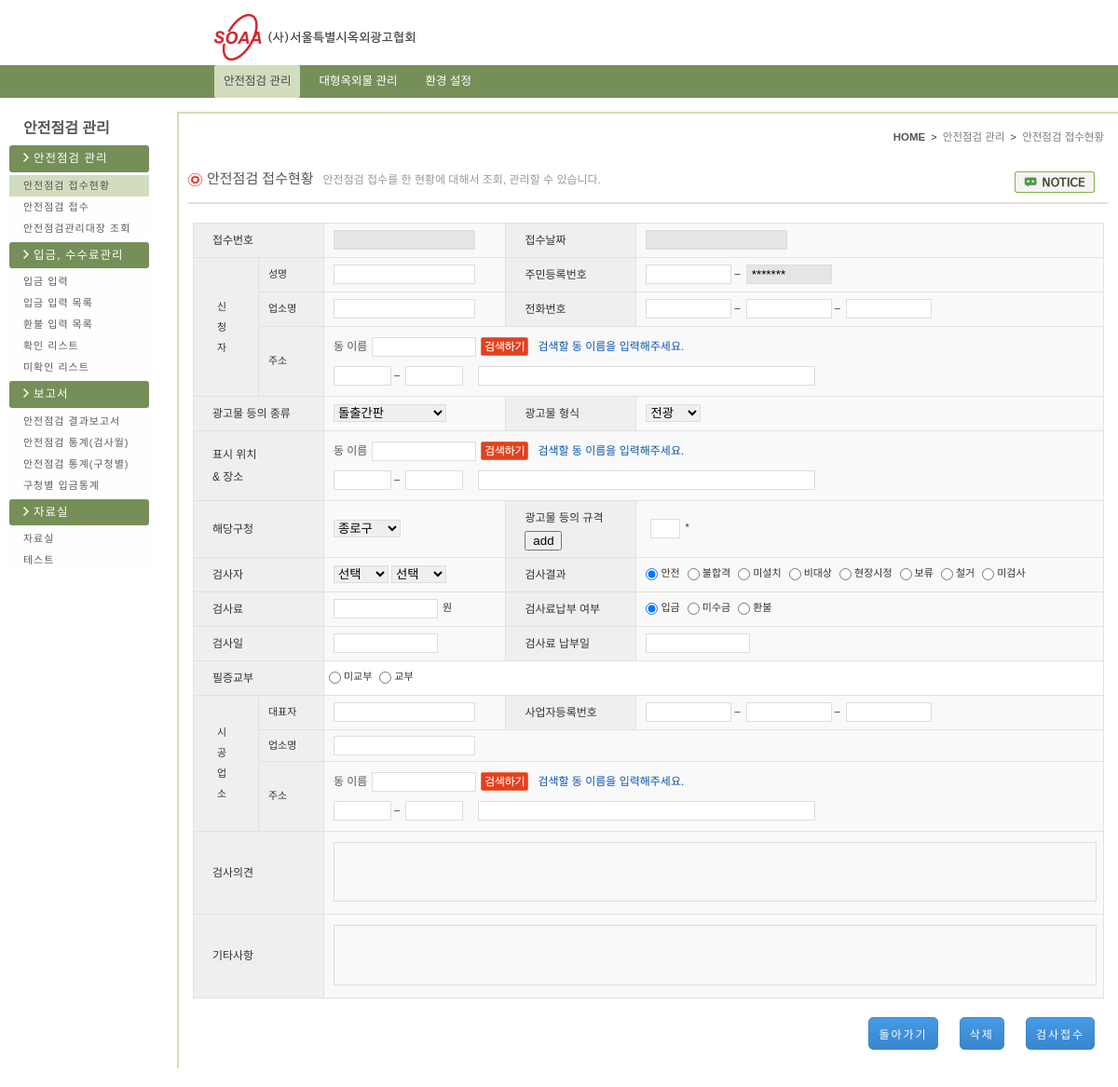
Page /safeChk_Mng/soaa_list.view_bk150521.php (signed in) on the committed database.
### tables this page shows
CREATE TABLE `menu` (
  `idx` varchar(1) NOT NULL default '',
  `idx_sub` varchar(4) NOT NULL default '',
  `menu_nm` varchar(20) default NULL,
  `url` varchar(100) default NULL,
  `use_gubun` char(1) default NULL,
  `insert_date` datetime default NULL,
  `update_date` datetime default NULL,
  `insert_id` varchar(10) default NULL,
  PRIMARY KEY  (`idx`,`idx_sub`)
);

### safeChk_Mng/soaa_list.view_bk150521.php (the view, shortened to what the rows shown need)
<?  include $_SERVER["DOCUMENT_ROOT"] . "/safeChk_Mng/left_menu.php"; ?>
<link rel="stylesheet" type="text/css" href="/css/admin/soaa_view.css">
        </section>
	</div>
</body>
</html>

### safeChk_Mng/left_menu.php (shortened to what the rows shown need)
<?  include_once $_SERVER["DOCUMENT_ROOT"] . "/config/function.php"; ?>
<?
	include $_SERVER["DOCUMENT_ROOT"] . "/head.php";
	$this_page = array_pop(explode("/", $_SERVER["REQUEST_URI"]));
	$this_page = explode(".", $this_page);
?>
        <section id="section">
        	<section class="lnb">
            	<ul>
					<?
						$result = fn_select("idx_sub, menu_nm, url", "menu", "length(idx_sub) < 3  and idx_sub between '10' and '40'");
						$i=1;
						while($rs = mysql_fetch_array($result)){
					?>
						<li class="bg_catch"><img src="/img/arrow_right.png" alt="arrow_right"><?=$rs["menu_nm"]?></li>
						<?
							$result_sub = fn_select("idx_sub, menu_nm, url", "menu", "length(idx_sub) > 3 and idx_sub like '" .$i ."0%'");
							while($rs_sub = mysql_fetch_array($result_sub)){
								$click_page = array_pop(explode("/", $rs_sub["url"]));
								$click_page = explode(".", $click_page);
								if($click_page[0] == $this_page[0]){
						?>
		                    <li class="click"><a href="<?=$rs_sub["url"]?>"><?=$rs_sub["menu_nm"]?></a></li>
						<?		}else{	?>
		                    <li><a href="<?=$rs_sub["url"]?>"><?=$rs_sub["menu_nm"]?></a></li>
						<?
								}
							}
							$i++;
						?>
					<? } ?>
                </ul>
            </section>

### rows in the picture
menu: menu_nm "안전점검 관리"
menu: menu_nm "안전점검 접수현황"
menu: menu_nm "안전점검 접수"
menu: menu_nm "안전점검관리대장 조회"
menu: menu_nm "입금, 수수료관리"
menu: menu_nm "입금 입력"
menu: menu_nm "입금 입력 목록"
menu: menu_nm "환불 입력 목록"
menu: menu_nm "확인 리스트"
menu: menu_nm "미확인 리스트"
menu: menu_nm "보고서"
menu: menu_nm "안전점검 결과보고서"
menu: menu_nm "안전점검 통계(검사월)"
menu: menu_nm "안전점검 통계(구청별)"
menu: menu_nm "구청별 입금통계"
menu: menu_nm "자료실"
menu: menu_nm "자료실"
menu: menu_nm "테스트"

### other values in the picture
$spChar "*"
form field outdoor_act_cate "돌출간판"
form field outdoor_act_type "전광"
form field gu_office "종로구"
